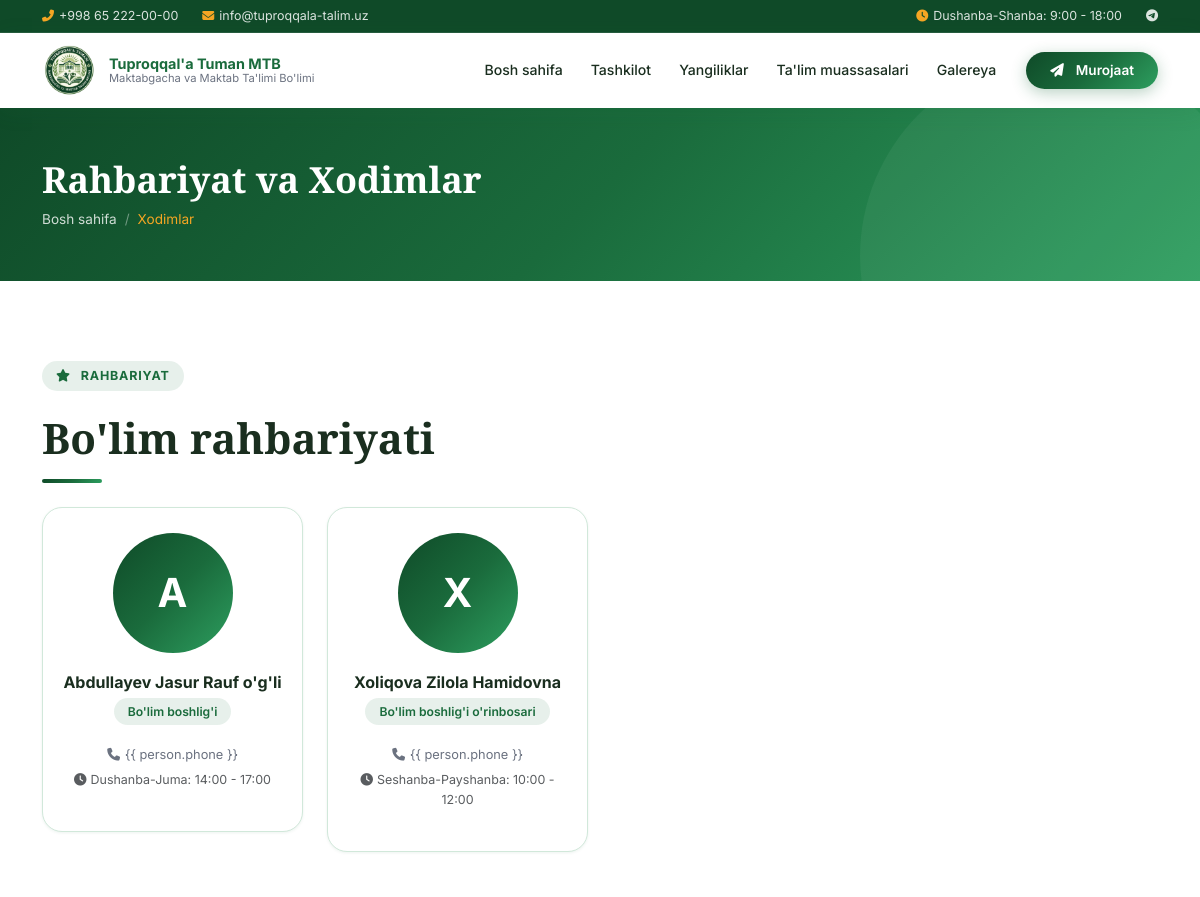
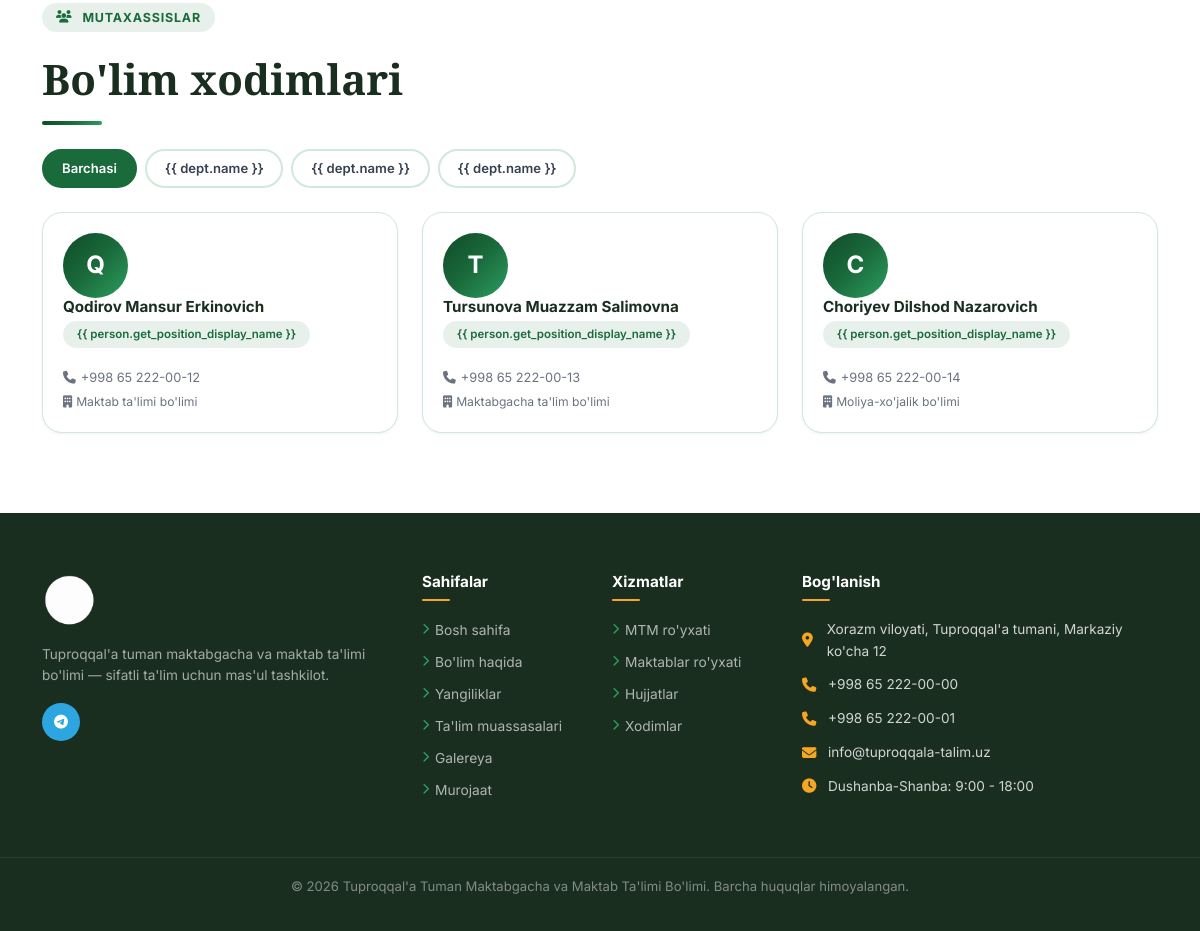
The app's page /xodimlar/ with its own data (2 pictures, top to bottom).
### main/models.py (models this page shows, shortened)
class SiteSettings(models.Model):
    organization_name = models.CharField("Tashkilot nomi", max_length=200, default="Tuproqqal'a Tuman MTB")
    organization_full_name = models.CharField("To'liq nomi", max_length=500, default="Tuproqqal'a Tuman Maktabgacha va Maktab Ta\'limi Bo\'limi")
    address = models.CharField("Manzil", max_length=300, default="Qashqadaryo viloyati, Tuproqqal'a tumani")
    phone = models.CharField("Telefon", max_length=20, default="+998 65 000-00-00")
    phone2 = models.CharField("Telefon 2", max_length=20, blank=True)
    email = models.EmailField("Email", default="info@tuproqqala-talim.uz")
    working_hours = models.CharField("Ish vaqti", max_length=100, default="Dushanba-Juma: 9:00 - 18:00")
    about_text = RichTextField("Haqida ma'lumot", blank=True)
    telegram = models.URLField("Telegram", blank=True)
    facebook = models.URLField("Facebook", blank=True)
    instagram = models.URLField("Instagram", blank=True)
    youtube = models.URLField("YouTube", blank=True)
    class Meta:
        verbose_name = "Sayt sozlamalari"
        verbose_name_plural = "Sayt sozlamalari"

### staff_app/models.py (models this page shows, shortened)
class Staff(models.Model):
    POSITION_CHOICES = [
        ('rahbar', 'Bo\'lim boshlig\'i'),
        ('bosh_mutaxassis', 'Bosh mutaxassis'),
        ('mutaxassis', 'Mutaxassis'),
        ('inspektor', 'Inspektor'),
        ('metodist', 'Metodist'),
        ('boshqa', 'Boshqa'),
    ]
    department = models.ForeignKey(Department, on_delete=models.SET_NULL, null=True, blank=True, verbose_name="Bo'lim")
    full_name = models.CharField("F.I.Sh.", max_length=200)
    position = models.CharField("Lavozim", max_length=100, choices=POSITION_CHOICES, default='mutaxassis')
    position_custom = models.CharField("Maxsus lavozim", max_length=200, blank=True)
    phone = models.CharField("Telefon", max_length=50, blank=True)
    email = models.EmailField("Email", blank=True)
    reception_hours = models.CharField("Qabul vaqti", max_length=200, blank=True)
    photo = models.ImageField("Foto", upload_to='staff/', blank=True, null=True)
    bio = models.TextField("Biografiya", blank=True)
    is_management = models.BooleanField("Rahbariyat", default=False)
    order = models.PositiveIntegerField("Tartib", default=0)
    class Meta:
        verbose_name = "Xodim"
        verbose_name_plural = "Xodimlar"
        ordering = ['order', 'full_name']
    def get_position_display_name(self):
        if self.position_custom:
            return self.position_custom
        return self.get_position_display()

class Department(models.Model):
    name = models.CharField("Bo'lim nomi", max_length=200)
    order = models.PositiveIntegerField("Tartib", default=0)
    class Meta:
        verbose_name = "Bo'lim"
        verbose_name_plural = "Bo'limlar"
        ordering = ['order']

### staff_app/views.py (the view)
# urls.py: path('', views.staff_list, name='list'),
def staff_list(request):
    dept_id = request.GET.get('department', '')
    management = Staff.objects.filter(is_management=True)
    staff_qs = Staff.objects.filter(is_management=False)
    if dept_id:
        staff_qs = staff_qs.filter(department_id=dept_id)
    context = {
        'settings': SiteSettings.objects.first(),
        'management': management,
        'staff': staff_qs,
        'departments': Department.objects.all(),
        'selected_dept': dept_id,
    }
    return render(request, 'staff_app/staff.html', context)

### templates/staff_app/staff.html (shortened to what this page needs)
{% extends 'base.html' %}
{% load static %}
{% block content %}
<div class="page-header">
    <div class="container">
        <h1 data-aos="fade-up">Rahbariyat va Xodimlar</h1>
        <nav aria-label="breadcrumb" data-aos="fade-up" data-aos-delay="100">
            <ol class="breadcrumb mt-2">
                <li class="breadcrumb-item"><a href="{% url 'main:index' %}">Bosh sahifa</a></li>
                <li class="breadcrumb-item active">Xodimlar</li>
            </ol>
        </nav>
    </div>
</div>
<section class="section section-white">
    <div class="container">
        {% if management %}
        <div class="section-header text-start mb-4" data-aos="fade-up">
            <span class="section-tag"><i class="fas fa-star me-1"></i>Rahbariyat</span>
            <h2 class="section-title mt-2">Bo'lim rahbariyati</h2>
            <div class="section-divider" style="margin-left:0;"></div>
        </div>
        <div class="row g-4 mb-5">
            {% for person in management %}
            <div class="col-md-6 col-lg-3" data-aos="fade-up" data-aos-delay="{{ forloop.counter0 }}00">
                <div class="staff-card">
                    {% if person.photo %}
                    <img src="{{ person.photo.url }}" alt="{{ person.full_name }}" class="staff-photo">
                    {% else %}
                    <div class="staff-avatar">{{ person.full_name|first }}</div>
                    {% endif %}
                    <div class="card-body">
                        <h5>{{ person.full_name }}</h5>
                        <span class="position-badge">{{ person.get_position_display_name }}</span>
                        <div class="staff-contact mt-2">
                            {% if person.phone %}<a href="tel:{{ person.phone }}"><i class="fas fa-phone"></i>{{
                                person.phone }}</a>{% endif %}
                            {% if person.reception_hours %}<p class="text-muted mt-1" style="font-size:0.78rem;"><i
                                    class="fas fa-clock me-1"></i>{{ person.reception_hours }}</p>{% endif %}
                        </div>
                    </div>
                </div>
            </div>
            {% endfor %}
        </div>
        {% endif %}
        {% if staff %}
        <div class="section-header text-start mb-4" data-aos="fade-up">
            <span class="section-tag"><i class="fas fa-users me-1"></i>Mutaxassislar</span>
            <h2 class="section-title mt-2">Bo'lim xodimlari</h2>
            <div class="section-divider" style="margin-left:0;"></div>
        </div>
        <div class="d-flex flex-wrap gap-2 mb-4" data-aos="fade-up">
            <a href="{% url 'staff:list' %}" class="filter-tag {% if not selected_dept %}active{% endif %}">Barchasi</a>
            {% for dept in departments %}
            <a href="?department={{ dept.id }}"
                class="filter-tag {% if selected_dept == dept.id|stringformat:'s' %}active{% endif %}">{{ dept.name
                }}</a>
            {% endfor %}
        </div>
        <div class="row g-4">
            {% for person in staff %}
            <div class="col-md-6 col-lg-4" data-aos="fade-up" data-aos-delay="{{ forloop.counter0 }}0">
                <div class="staff-card" style="text-align:left;flex-direction:row;padding:20px;gap:15px;">
                    {% if person.photo %}
                    <img src="{{ person.photo.url }}" alt="{{ person.full_name }}"
                        style="width:65px;height:65px;border-radius:50%;object-fit:cover;flex-shrink:0;border:3px solid var(--bg-light);">
                    {% else %}
                    <div
                        style="width:65px;height:65px;border-radius:50%;background:var(--gradient-primary);display:flex;align-items:center;justify-content:center;color:white;font-size:1.5rem;font-weight:700;flex-shrink:0;">
                        {{ person.full_name|first }}
                    </div>
                    {% endif %}
                    <div style="flex:1;">
                        <h5 style="font-size:0.95rem;margin-bottom:4px;">{{ person.full_name }}</h5>
                        <span class="position-badge" style="font-size:0.72rem;">{{ person.get_position_display_name
                            }}</span>
                        <div class="staff-contact" style="text-align:left;margin-top:8px;">
                            {% if person.phone %}<a href="tel:{{ person.phone }}" style="justify-content:flex-start;"><i
                                    class="fas fa-phone"></i>{{ person.phone }}</a>{% endif %}
                            {% if person.department %}<p
                                style="font-size:0.76rem;color:var(--text-muted);margin:3px 0 0;"><i
                                    class="fas fa-building me-1"></i>{{ person.department.name }}</p>{% endif %}
                        </div>
                    </div>
                </div>
            </div>
            {% endfor %}
        </div>
        {% endif %}
    </div>
</section>
{% endblock %}

### templates/base.html (shortened to what this page needs)
{% load static %}
<!DOCTYPE html>
<html lang="uz">
<head>
  <link href="https://cdn.jsdelivr.net/npm/bootstrap@5.3.2/dist/css/bootstrap.min.css" rel="stylesheet">
  <link href="https://cdnjs.cloudflare.com/ajax/libs/font-awesome/6.5.0/css/all.min.css" rel="stylesheet">
  <link href="https://unpkg.com/aos@2.3.4/dist/aos.css" rel="stylesheet">
  <link rel="stylesheet" href="https://cdn.jsdelivr.net/npm/@fancyapps/ui@5.0/dist/fancybox/fancybox.css"/>
  <link rel="stylesheet" href="{% static 'css/style.css' %}">
</head>
<body>
<div class="topbar d-none d-md-block">
  <div class="container">
    <div class="d-flex justify-content-between align-items-center py-0">
      <div class="d-flex gap-4">
        <span class="top-item"><i class="fas fa-phone-alt"></i>{% if settings %}{{ settings.phone }}{% else %}+998 65 000-00-00{% endif %}</span>
        <span class="top-item"><i class="fas fa-envelope"></i>{% if settings %}{{ settings.email }}{% else %}info@tuproqqala-talim.uz{% endif %}</span>
      </div>
      <div class="d-flex gap-4">
        <span class="top-item"><i class="fas fa-clock"></i>{% if settings %}{{ settings.working_hours }}{% else %}Dushanba-Juma: 9:00 - 18:00{% endif %}</span>
        <div class="d-flex gap-2">
          {% if settings and settings.telegram %}<a href="{{ settings.telegram }}" target="_blank"><i class="fab fa-telegram"></i></a>{% endif %}
        </div>
      </div>
    </div>
  </div>
</div>
<nav class="navbar navbar-expand-lg" id="mainNavbar">
  <div class="container">
    <a class="navbar-brand" href="{% url 'main:index' %}">
      <img src="{% static 'images/logo.png' %}" alt="Logo">
      <div class="brand-text">
        <span class="brand-name">Tuproqqal'a Tuman MTB</span>
        <span class="brand-subtitle">Maktabgacha va Maktab Ta'limi Bo'limi</span>
      </div>
    </a>
    <div class="collapse navbar-collapse" id="navMenu">
      <ul class="navbar-nav ms-auto align-items-lg-center">
        <li class="nav-item">
          <a class="nav-link {% if request.resolver_match.url_name == 'index' %}active{% endif %}" href="{% url 'main:index' %}">
            Bosh sahifa
          </a>
        </li>
        <li class="nav-item dropdown">
          <a class="nav-link dropdown-toggle" href="#" data-bs-toggle="dropdown">
            Tashkilot
          </a>
        </li>
        <li class="nav-item">
          <a class="nav-link {% if 'yangiliklar' in request.path %}active{% endif %}" href="{% url 'news:list' %}">
            Yangiliklar
          </a>
        </li>
        <li class="nav-item">
          <a class="nav-link {% if 'maktablar' in request.path %}active{% endif %}" href="{% url 'schools:list' %}">
            Ta'lim muassasalari
          </a>
        </li>
        <li class="nav-item">
          <a class="nav-link {% if 'galereya' in request.path %}active{% endif %}" href="{% url 'gallery:gallery' %}">
            Galereya
          </a>
        </li>
        <li class="nav-item ms-lg-3">
          <a class="btn-green py-2 px-4 rounded-pill" href="{% url 'contacts:contact' %}" style="font-size:0.85rem;font-weight:600;text-decoration:none;">
            <i class="fas fa-paper-plane me-1"></i>Murojaat
          </a>
        </li>
      </ul>
    </div>
  </div>
</nav>
{% block content %}{% endblock %}
<footer class="footer">
  <div class="container">
    <div class="row g-4">
      <div class="col-lg-4">
        <div class="footer-brand">
          <img src="{% static 'images/logo.png' %}" alt="Logo" height="60">
          <p class="mt-3">Tuproqqal'a tuman maktabgacha va maktab ta'limi bo'limi — sifatli ta'lim uchun mas'ul tashkilot.</p>
        </div>
        <div class="footer-social">
          {% if settings and settings.telegram %}<a href="{{ settings.telegram }}" class="social-btn tg" target="_blank"><i class="fab fa-telegram"></i></a>{% endif %}
        </div>
      </div>
      <div class="col-lg-2 col-md-4">
        <h6>Sahifalar</h6>
        <ul class="footer-links">
          <li><a href="{% url 'main:index' %}"><i class="fas fa-chevron-right"></i>Bosh sahifa</a></li>
          <li><a href="{% url 'main:about' %}"><i class="fas fa-chevron-right"></i>Bo'lim haqida</a></li>
          <li><a href="{% url 'news:list' %}"><i class="fas fa-chevron-right"></i>Yangiliklar</a></li>
          <li><a href="{% url 'schools:list' %}"><i class="fas fa-chevron-right"></i>Ta'lim muassasalari</a></li>
          <li><a href="{% url 'gallery:gallery' %}"><i class="fas fa-chevron-right"></i>Galereya</a></li>
          <li><a href="{% url 'contacts:contact' %}"><i class="fas fa-chevron-right"></i>Murojaat</a></li>
        </ul>
      </div>
      <div class="col-lg-2 col-md-4">
        <h6>Xizmatlar</h6>
        <ul class="footer-links">
          <li><a href="{% url 'schools:list' %}?type=maktabgacha"><i class="fas fa-chevron-right"></i>MTM ro'yxati</a></li>
          <li><a href="{% url 'schools:list' %}?type=maktab"><i class="fas fa-chevron-right"></i>Maktablar ro'yxati</a></li>
          <li><a href="{% url 'main:documents' %}"><i class="fas fa-chevron-right"></i>Hujjatlar</a></li>
          <li><a href="{% url 'staff:list' %}"><i class="fas fa-chevron-right"></i>Xodimlar</a></li>
        </ul>
      </div>
      <div class="col-lg-4 col-md-4">
        <h6>Bog'lanish</h6>
        <div class="footer-contact-item">
          <i class="fas fa-map-marker-alt"></i>
          <span>{% if settings %}{{ settings.address }}{% else %}Qashqadaryo viloyati, Tuproqqal'a tumani{% endif %}</span>
        </div>
        <div class="footer-contact-item">
          <i class="fas fa-phone"></i>
          <a href="tel:{% if settings %}{{ settings.phone }}{% endif %}" style="color:rgba(255,255,255,0.8);text-decoration:none;">
            {% if settings %}{{ settings.phone }}{% else %}+998 65 000-00-00{% endif %}
          </a>
        </div>
        {% if settings and settings.phone2 %}
        <div class="footer-contact-item">
          <i class="fas fa-phone"></i>
          <a href="tel:{{ settings.phone2 }}" style="color:rgba(255,255,255,0.8);text-decoration:none;">{{ settings.phone2 }}</a>
        </div>
        {% endif %}
        <div class="footer-contact-item">
          <i class="fas fa-envelope"></i>
          <a href="mailto:{% if settings %}{{ settings.email }}{% endif %}" style="color:rgba(255,255,255,0.8);text-decoration:none;">
            {% if settings %}{{ settings.email }}{% else %}info@tuproqqala-talim.uz{% endif %}
          </a>
        </div>
        <div class="footer-contact-item">
          <i class="fas fa-clock"></i>
          <span>{% if settings %}{{ settings.working_hours }}{% else %}Dushanba-Juma: 9:00-18:00{% endif %}</span>
        </div>
      </div>
    </div>
  </div>
  <div class="footer-bottom">
    <div class="container">
      <p>© {% now "Y" %} Tuproqqal'a Tuman Maktabgacha va Maktab Ta'limi Bo'limi. Barcha huquqlar himoyalangan.</p>
    </div>
  </div>
</footer>
</body>
</html>

### templates/staff_app/staff.html (style rules this page uses)
.staff-card { flex-direction: column; }

### records on screen
SiteSettings: phone "+998 65 222-00-00", email "info@tuproqqala-talim.uz", working_hours "Dushanba-Shanba: 9:00 - 18:00", address "Xorazm viloyati, Tuproqqal'a tumani, Markaziy ko'cha 12", phone2 "+998 65 222-00-01"
Staff: full_name|first "A", full_name "Abdullayev Jasur Rauf o'g'li", get_position_display_name "Bo'lim boshlig'i", reception_hours "Dushanba-Juma: 14:00 - 17:00"
Staff: full_name|first "X", full_name "Xoliqova Zilola Hamidovna", get_position_display_name "Bo'lim boshlig'i o'rinbosari", reception_hours "Seshanba-Payshanba: 10:00 - 12:00"
Staff: full_name|first "Q", full_name "Qodirov Mansur Erkinovich", phone "+998 65 222-00-12", department.name "Maktab ta'limi bo'limi"
Staff: full_name|first "T", full_name "Tursunova Muazzam Salimovna", phone "+998 65 222-00-13", department.name "Maktabgacha ta'lim bo'limi"
Staff: full_name|first "C", full_name "Choriyev Dilshod Nazarovich", phone "+998 65 222-00-14", department.name "Moliya-xo'jalik bo'limi"
